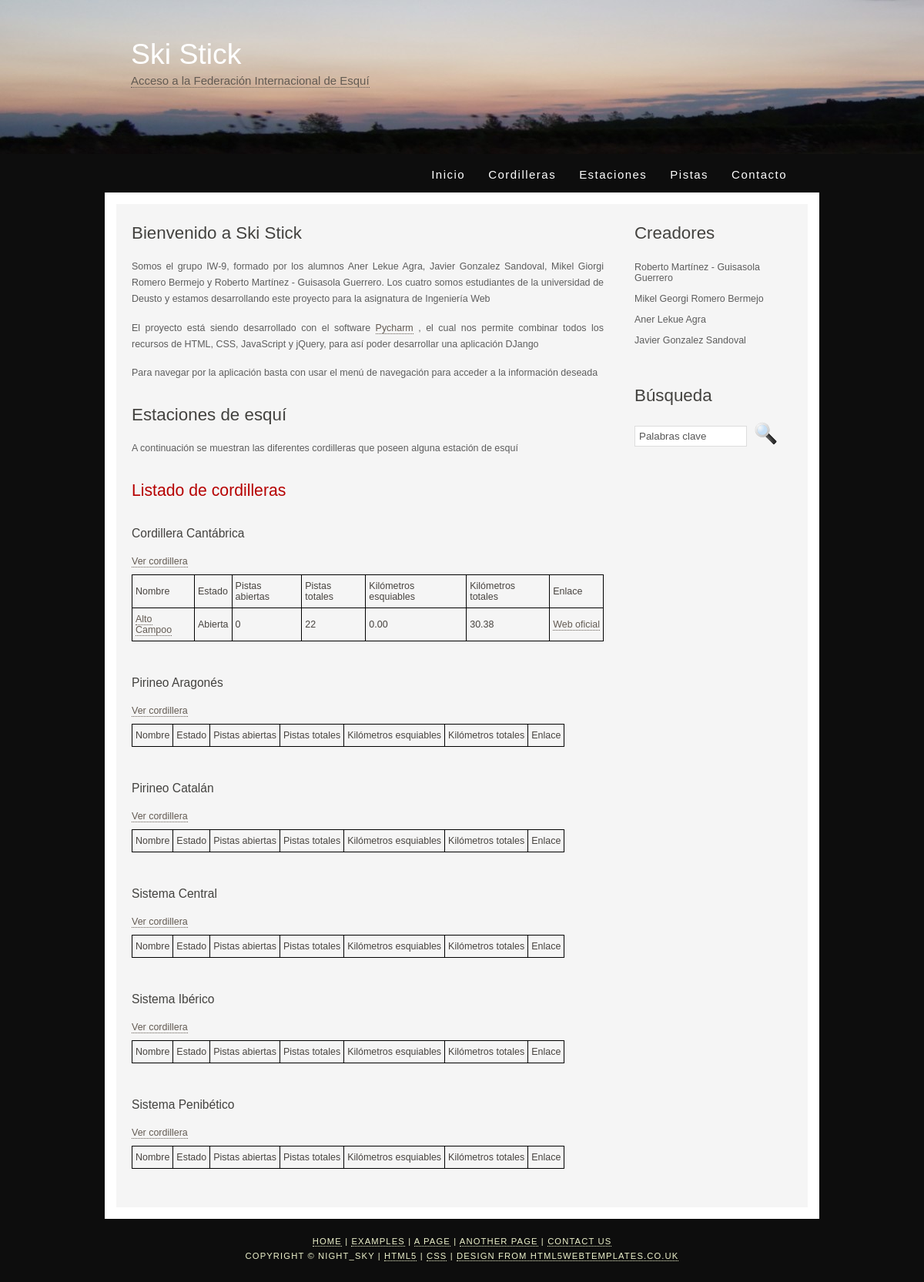
The page /index on the database as committed earlier.
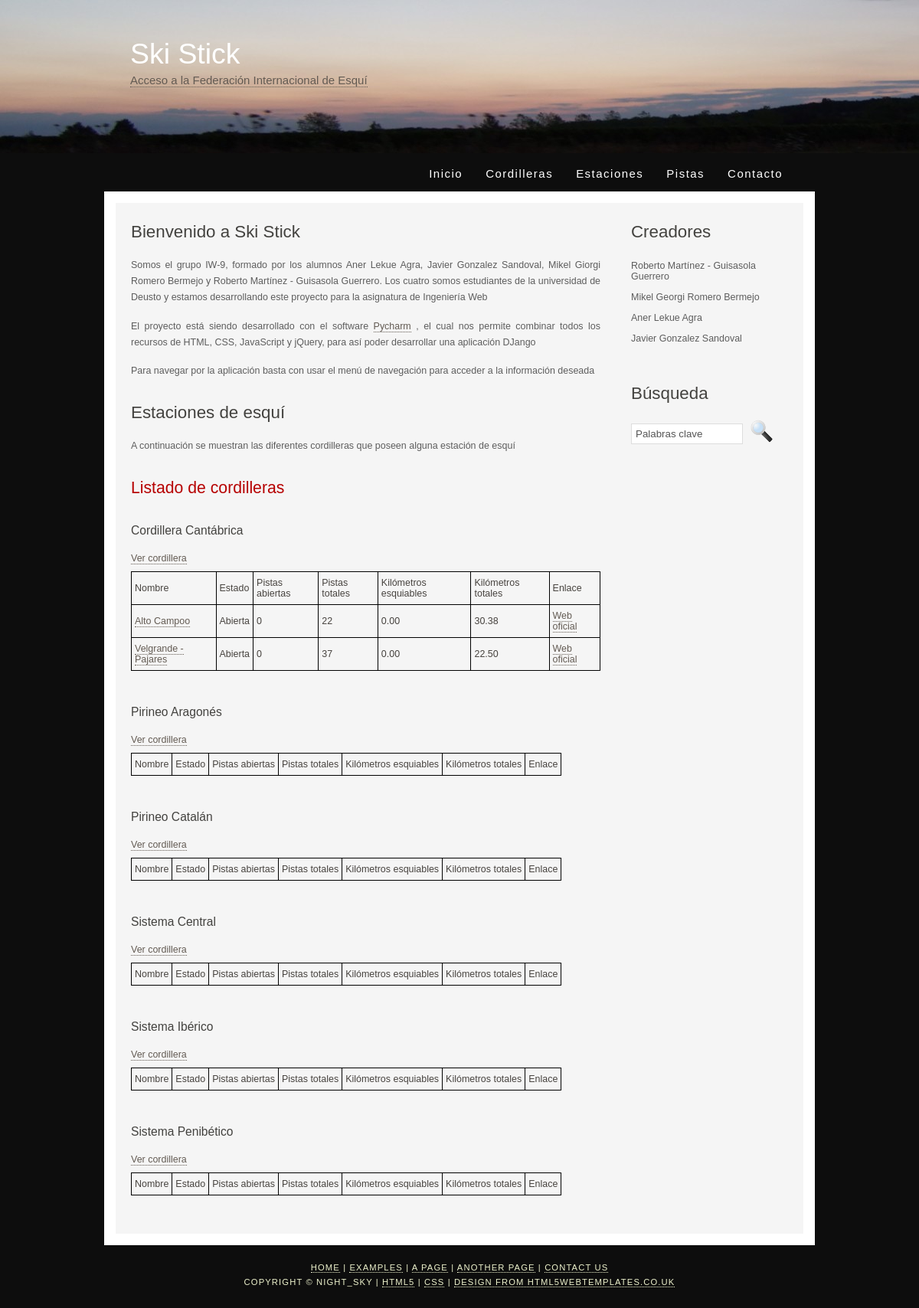
The same page on the database as committed later.
### appIW/models.py (models this page shows, shortened)
class Cordillera(models.Model):
    nombre = models.CharField(max_length=50)

class Estacion(models.Model):
    cordillera = models.ForeignKey(Cordillera, on_delete=models.CASCADE)
    nombre = models.CharField(max_length=50)
    abierta = models.BooleanField()
    nPistas = models.IntegerField()
    nPistasTotales = models.IntegerField()
    nKilometros = models.DecimalField(decimal_places=2, max_digits=6)
    nKilometrosTotales = models.DecimalField(decimal_places=2, max_digits=6)
    enlacePagina = models.CharField(max_length=200)

### appIW/views.py (the view)
# urls.py: path('index', views.index, name='indice'), #portada de la web con dos estaciones por localización
def index(request):
    cordilleras = get_list_or_404(Cordillera.objects.order_by('nombre'))
    estaciones = get_list_or_404(Estacion.objects.order_by('-nKilometrosTotales'))
    estacionesAbiertas = list()
    for estacion in estaciones:
        if estacion.abierta:
            estacionesAbiertas.append(estacion)
    context = {'listaCordilleras': cordilleras, 'listaEstaciones': estacionesAbiertas}
    return render(request, 'appIW/index.HTML', context)

### appIW/templates/appIW/index.html (shortened to what this page needs)
{% extends "plantilla.html"%}
{% block contenido %}
<h1>Bienvenido a Ski Stick</h1>
<p align="justify">Somos el grupo IW-9, formado por los alumnos Aner Lekue Agra, Javier Gonzalez Sandoval, Mikel Giorgi
    Romero Bermejo y Roberto Martínez - Guisasola Guerrero. Los cuatro somos estudiantes de la universidad de Deusto y
    estamos desarrollando este proyecto para la asignatura de Ingeniería Web
</p>
<p align="justify">El proyecto está siendo desarrollado con el software <a href="https://www.jetbrains.com/pycharm/">Pycharm</a>
    , el cual nos permite combinar todos los recursos de HTML, CSS, JavaScript y jQuery, para así poder desarrollar una
    aplicación DJango
</p>
<p align="justify">Para navegar por la aplicación basta con usar el menú de navegación para acceder a la información deseada</p>
<h1>Estaciones de esquí</h1>
<p>A continuaci&oacute;n se muestran las diferentes cordilleras que poseen alguna estaci&oacute;n de esqu&iacute;</p>
<h2>Listado de cordilleras</h2>
    <div class="cordilleras">
        {% if listaCordilleras %}
          {% for c in listaCordilleras %}
            <a name={{c.id}}><h3>{{c.nombre}}</h3></a>
            <a href="/cordillera/{{ c.id }}" >Ver cordillera</a>
            {% if listaEstaciones %}
                <div id={{c.id}}body>
                <table>
                    <tr>
                      <td>Nombre</td>
                      <td>Estado</td>
                      <td>Pistas abiertas</td>
                      <td>Pistas totales</td>
                      <td>Kilómetros esquiables</td>
                      <td>Kilómetros totales</td>
                      <td>Enlace</td>
                    </tr>
              {% for e in listaEstaciones %}
                {% if e.cordillera == c %}
                  <tr>
                    <td><a href="/estacion/{{e.id}}">{{e.nombre}}</a></td>
                    <td>{% if e.abierta %}
                      Abierta
                      {% else %}
                      Cerrada
                      {% endif %}
                    </td>
                    <td>{{e.nPistas}}</td>
                    <td>{{e.nPistasTotales}}</td>
                    <td>{{e.nKilometros}}</td>
                    <td>{{e.nKilometrosTotales}}</td>
                      <td><a href="{{ e.enlacePagina }}">Web oficial</a></td>
                  </tr>
                {% endif %}
              {% endfor %}
              </table>
                </div>
            {% else %}
            <p>No hay estaciones</p>
            {% endif %}
          {% endfor %}
        {% else %}
        <p>No hay cordilleras creadas.</p>
        {% endif %}
    </div>
{% endblock %}

### appIW/templates/plantilla.html (shortened to what this page needs)
<!DOCTYPE HTML>
<html>
<head>
    {% block css %}
        {% load static %}
    <link rel="stylesheet" type="text/css" href="{% static '/style/style.css' %}"/>
    {% endblock %}
</head>
<body>
<div id="main">
    <div id="header">
        <div id="logo">
            <div id="logo_text">
                <h1>Ski <span class="logo_colour">Stick</span></h1>
                <h2><a href="https://www.fis-ski.com/en">Acceso a la Federación Internacional de Esquí</a></h2>
            </div>
        </div>
        <div id="menubar">
            <ul id="menu">
                {% block menu %}
                <li><a href="/index">Inicio</a></li>
                <li><a href="/cordilleras">Cordilleras</a></li>
                <li><a href="/estaciones">Estaciones</a></li>
                <li><a href="/pistas">Pistas</a></li>
                <li><a href="/contacto">Contacto</a></li>
                {% endblock %}
            </ul>
        </div>
    </div>
    <div id="site_content">
        <div class="sidebar">
            <h1>Creadores</h1>
            <ul>
                <li>Roberto Martínez - Guisasola Guerrero</li>
                <li>Mikel Georgi Romero Bermejo</li>
                <li>Aner Lekue Agra</li>
                <li>Javier Gonzalez Sandoval</li>
            </ul>
            <h1>Búsqueda</h1>
            <form method="post" action="#" id="search_form">
                <p>
                    <input class="search" type="text" name="search_field" value="Palabras clave" />
                    <input name="search" type="image" style="border: 0; margin: 0 0 -9px 5px;" src="{% static '/style/search.png' %}" alt="Search" title="Search" />
                </p>
            </form>
        </div>
        <div id="content">
            {% block contenido %}{% endblock %}
        </div>
    </div>
    <div id="footer">
        <p><a href="/index">Home</a> | <a href="examples.html">Examples</a> | <a href="page.html">A Page</a> | <a href="another_page.html">Another Page</a> | <a href="contact.html">Contact Us</a></p>
        <p>Copyright &copy; night_sky | <a href="http://validator.w3.org/check?uri=referer">HTML5</a> | <a href="http://jigsaw.w3.org/css-validator/check/referer">CSS</a> | <a href="http://www.html5webtemplates.co.uk">design from HTML5webtemplates.co.uk</a></p>
    </div>
</div>
</body>
</html>

### appIW/static/style/style.css (style rules this page uses)
html { height: 100%; }
body { font-family: "lucida sans", arial, sans-serif; padding: 0px; margin: 0px; font-size: .78em; background: #0d0d0d; color: #5D5D5D; }
p { margin: 0px; padding: 0px 0px 16px 0px; line-height: 1.7em; }
h1, h2, h3, h4, h5, h6 { font: normal 179% 'century gothic', arial, sans-serif; color: #43423F; margin: 0 0 15px 0; padding: 15px 0 5px 0; }
h2 { font: normal 170% 'century gothic', arial, sans-serif; color: #B60000; }
h3 { font: normal 125% 'century gothic', arial, sans-serif; }
a, a:hover { border-bottom: 1px dotted; color: #635B53; text-decoration: none; }
a { outline: none; }
form { padding: 0; margin: 0; }
ul { margin: 2px 0px 18px 16px; padding: 0px; }
ul li { list-style-type: square; margin: 0px 0px 6px 0px; padding: 0px; }
#main, #logo, #menubar, #site_content, #footer { margin-left: auto; margin-right: auto; }
#main { padding-bottom: 40px; }
#header { background: transparent url(logo.jpg) no-repeat; }
#logo { width: 860px; position: relative; height: 200px; }
#logo #logo_text { position: absolute; top: 27px; left: 0; }
#logo h1, #logo h2 { font: normal 300% 'century gothic', arial, sans-serif; border-bottom: 0; text-transform: none; margin: 0; }
#logo_text h1, #logo_text h1 a, #logo_text h1 a:hover { padding: 22px 0 0 0; color: #FFF; text-decoration: none; border: 0; }
#logo_text h2 { font-size: 120%; padding: 4px 0 0 0; color: #fff; }
#menubar { width: 870px; height: 46px; padding-top: 4px; padding-left: 4px; }
ul#menu { float: right; margin: 0px; }
ul#menu li { float: left; margin: 5px 0 0 0; padding: 0 0 0 0px; list-style: none; }
ul#menu li a { letter-spacing: 0.1em; font-family: sans-serif; font-size: 120%; display: block; float: left; height: 20px; text-decoration: none; padding: 9px 15px 5px 15px; text-align: center; color: #FFF; border: none; }
#site_content { width: 858px; overflow: hidden; margin: 0 auto 0 auto; padding: 10px 20px 20px 20px; background: #F5F5F5; border: 15px solid #FFF; }
.sidebar { float: right; width: 190px; padding: 0 15px 20px 15px; }
.sidebar ul { width: 178px; padding: 4px 0 0 0; margin: 4px 0 30px 0; }
.sidebar li { list-style: none; padding: 0 0 7px 0; }
#content { text-align: left; width: 613px; padding: 0; }
#footer { width: 916px; font-family: 'trebuchet ms', sans-serif; font-size: 90%; height: 28px; padding: 20px 0 5px 0; text-align: center; background: transparent; color: #EEF3CD; text-transform: uppercase; letter-spacing: 0.1em; }
#footer p { padding: 0; }
#footer a, #footer a:hover { color: #EEF3CD; text-decoration: none; }
.search { color: #555; border: 1px solid #DDD; width: 134px; padding: 5px; }
table { margin: 10px 0 30px 0; border-collapse: collapse; }
table tr th, table tr td { background: #3B3B3B; color: #FFF; padding: 7px 4px; text-align: left; }
table tr td { background: #F5F5F5; border: 1px solid black; color: #47433F; border-top: 1px solid #000; }

Rows that differ between the two databases and show on the page:
changed Cordillera "Cordillera Cantábrica": gains Estacion (nombre "Velgrande - Pajares", abierta "Abierta", nPistas "0", nPistasTotales "37", nKilometros "0.00", nKilometrosTotales "22.50")
